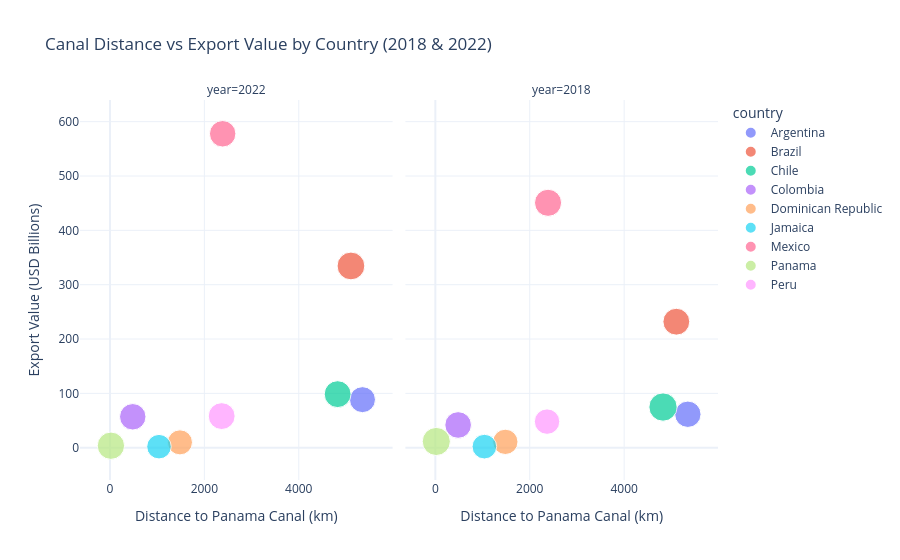

Write notebook code for a chart like this one.
### Code cell
# Convert export value to billions for readability
df_merged_clean['export_billions'] = df_merged_clean['export_value_usd'] / 1e9

# Create scatter plot
fig = px.scatter(
    df_merged_clean,
    x='distance_to_canal_km',
    y='export_billions',
    color='country',
    size='lpi_overall',
    hover_name='country',
    hover_data=['year', 'lpi_overall', 'customs', 'timeliness'],
    facet_col='year',
    title='Canal Distance vs Export Value by Country (2018 & 2022)',
    labels={
        'distance_to_canal_km': 'Distance to Panama Canal (km)',
        'export_billions': 'Export Value (USD Billions)',
        'lpi_overall': 'LPI Score'
    },
    template='plotly_white'
)

fig.write_html('/Users/ashantimiller/latam-export-analysis/visuals/scatter_distance_exports.html')
fig.show()

print("Chart saved!")

### Figure 1 — Plotly figure (JSON) as saved in the notebook; plotly's stock layout.template omitted (floating-point values rounded to 4 significant figures)
{"data": [{"customdata": [[2022.0, 2.8, 2.7, 3.1]], "hovertemplate": "<b>%{hovertext}</b><br><br>country=Argentina<br>year=%{customdata[0]}<br>Distance to Panama Canal (km)=%{x}<br>Export Value (USD Billions)=%{y}<br>LPI Score=%{customdata[1]}<br>customs=%{customdata[2]}<br>timeliness=%{customdata[3]}<extra></extra>", "hovertext": ["Argentina"], "legendgroup": "Argentina", "marker": {"color": "#636efa", "size": [2.8], "sizemode": "area", "sizeref": 0.0083, "symbol": "circle"}, "mode": "markers", "name": "Argentina", "orientation": "v", "showlegend": true, "type": "scatter", "x": [5350], "xaxis": "x", "y": [88.45], "yaxis": "y"}, {"customdata": [[2018.0, 2.89, 2.42, 3.37]], "hovertemplate": "<b>%{hovertext}</b><br><br>country=Argentina<br>year=%{customdata[0]}<br>Distance to Panama Canal (km)=%{x}<br>Export Value (USD Billions)=%{y}<br>LPI Score=%{customdata[1]}<br>customs=%{customdata[2]}<br>timeliness=%{customdata[3]}<extra></extra>", "hovertext": ["Argentina"], "legendgroup": "Argentina", "marker": {"color": "#636efa", "size": [2.89], "sizemode": "area", "sizeref": 0.0083, "symbol": "circle"}, "mode": "markers", "name": "Argentina", "orientation": "v", "showlegend": false, "type": "scatter", "x": [5350], "xaxis": "x2", "y": [61.56], "yaxis": "y2"}, {"customdata": [[2022.0, 3.2, 2.9, 3.5]], "hovertemplate": "<b>%{hovertext}</b><br><br>country=Brazil<br>year=%{customdata[0]}<br>Distance to Panama Canal (km)=%{x}<br>Export Value (USD Billions)=%{y}<br>LPI Score=%{customdata[1]}<br>customs=%{customdata[2]}<br>timeliness=%{customdata[3]}<extra></extra>", "hovertext": ["Brazil"], "legendgroup": "Brazil", "marker": {"color": "#EF553B", "size": [3.2], "sizemode": "area", "sizeref": 0.0083, "symbol": "circle"}, "mode": "markers", "name": "Brazil", "orientation": "v", "showlegend": true, "type": "scatter", "x": [5106], "xaxis": "x", "y": [334.5], "yaxis": "y"}, {"customdata": [[2018.0, 2.99, 2.41, 3.51]], "hovertemplate": "<b>%{hovertext}</b><br><br>country=Brazil<br>year=%{customdata[0]}<br>Distance to Panama Canal (km)=%{x}<br>Export Value (USD Billions)=%{y}<br>LPI Score=%{customdata[1]}<br>customs=%{customdata[2]}<br>timeliness=%{customdata[3]}<extra></extra>", "hovertext": ["Brazil"], "legendgroup": "Brazil", "marker": {"color": "#EF553B", "size": [2.99], "sizemode": "area", "sizeref": 0.0083, "symbol": "circle"}, "mode": "markers", "name": "Brazil", "orientation": "v", "showlegend": false, "type": "scatter", "x": [5106], "xaxis": "x2", "y": [231.9], "yaxis": "y2"}, {"customdata": [[2022.0, 3.0, 3.0, 3.2]], "hovertemplate": "<b>%{hovertext}</b><br><br>country=Chile<br>year=%{customdata[0]}<br>Distance to Panama Canal (km)=%{x}<br>Export Value (USD Billions)=%{y}<br>LPI Score=%{customdata[1]}<br>customs=%{customdata[2]}<br>timeliness=%{customdata[3]}<extra></extra>", "hovertext": ["Chile"], "legendgroup": "Chile", "marker": {"color": "#00cc96", "size": [3.0], "sizemode": "area", "sizeref": 0.0083, "symbol": "circle"}, "mode": "markers", "name": "Chile", "orientation": "v", "showlegend": true, "type": "scatter", "x": [4824], "xaxis": "x", "y": [98.56], "yaxis": "y"}, {"customdata": [[2018.0, 3.32, 3.27, 3.8]], "hovertemplate": "<b>%{hovertext}</b><br><br>country=Chile<br>year=%{customdata[0]}<br>Distance to Panama Canal (km)=%{x}<br>Export Value (USD Billions)=%{y}<br>LPI Score=%{customdata[1]}<br>customs=%{customdata[2]}<br>timeliness=%{customdata[3]}<extra></extra>", "hovertext": ["Chile"], "legendgroup": "Chile", "marker": {"color": "#00cc96", "size": [3.32], "sizemode": "area", "sizeref": 0.0083, "symbol": "circle"}, "mode": "markers", "name": "Chile", "orientation": "v", "showlegend": false, "type": "scatter", "x": [4824], "xaxis": "x2", "y": [74.84], "yaxis": "y2"}, {"customdata": [[2022.0, 2.9, 2.5, 3.2]], "hovertemplate": "<b>%{hovertext}</b><br><br>country=Colombia<br>year=%{customdata[0]}<br>Distance to Panama Canal (km)=%{x}<br>Export Value (USD Billions)=%{y}<br>LPI Score=%{customdata[1]}<br>customs=%{customdata[2]}<br>timeliness=%{customdata[3]}<extra></extra>", "hovertext": ["Colombia"], "legendgroup": "Colombia", "marker": {"color": "#ab63fa", "size": [2.9], "sizemode": "area", "sizeref": 0.0083, "symbol": "circle"}, "mode": "markers", "name": "Colombia", "orientation": "v", "showlegend": true, "type": "scatter", "x": [483], "xaxis": "x", "y": [56.91], "yaxis": "y"}, {"customdata": [[2018.0, 2.94, 2.61, 3.17]], "hovertemplate": "<b>%{hovertext}</b><br><br>country=Colombia<br>year=%{customdata[0]}<br>Distance to Panama Canal (km)=%{x}<br>Export Value (USD Billions)=%{y}<br>LPI Score=%{customdata[1]}<br>customs=%{customdata[2]}<br>timeliness=%{customdata[3]}<extra></extra>", "hovertext": ["Colombia"], "legendgroup": "Colombia", "marker": {"color": "#ab63fa", "size": [2.94], "sizemode": "area", "sizeref": 0.0083, "symbol": "circle"}, "mode": "markers", "name": "Colombia", "orientation": "v", "showlegend": false, "type": "scatter", "x": [483], "xaxis": "x2", "y": [41.83], "yaxis": "y2"}, {"customdata": [[2022.0, 2.6, 2.6, 3.1]], "hovertemplate": "<b>%{hovertext}</b><br><br>country=Dominican Republic<br>year=%{customdata[0]}<br>Distance to Panama Canal (km)=%{x}<br>Export Value (USD Billions)=%{y}<br>LPI Score=%{customdata[1]}<br>customs=%{customdata[2]}<br>timeliness=%{customdata[3]}<extra></extra>", "hovertext": ["Dominican Republic"], "legendgroup": "Dominican Republic", "marker": {"color": "#FFA15A", "size": [2.6], "sizemode": "area", "sizeref": 0.0083, "symbol": "circle"}, "mode": "markers", "name": "Dominican Republic", "orientation": "v", "showlegend": true, "type": "scatter", "x": [1483], "xaxis": "x", "y": [9.836], "yaxis": "y"}, {"customdata": [[2018.0, 2.66, 2.41, 2.98]], "hovertemplate": "<b>%{hovertext}</b><br><br>country=Dominican Republic<br>year=%{customdata[0]}<br>Distance to Panama Canal (km)=%{x}<br>Export Value (USD Billions)=%{y}<br>LPI Score=%{customdata[1]}<br>customs=%{customdata[2]}<br>timeliness=%{customdata[3]}<extra></extra>", "hovertext": ["Dominican Republic"], "legendgroup": "Dominican Republic", "marker": {"color": "#FFA15A", "size": [2.66], "sizemode": "area", "sizeref": 0.0083, "symbol": "circle"}, "mode": "markers", "name": "Dominican Republic", "orientation": "v", "showlegend": false, "type": "scatter", "x": [1483], "xaxis": "x2", "y": [10.76], "yaxis": "y2"}, {"customdata": [[2022.0, 2.5, 2.2, 2.9]], "hovertemplate": "<b>%{hovertext}</b><br><br>country=Jamaica<br>year=%{customdata[0]}<br>Distance to Panama Canal (km)=%{x}<br>Export Value (USD Billions)=%{y}<br>LPI Score=%{customdata[1]}<br>customs=%{customdata[2]}<br>timeliness=%{customdata[3]}<extra></extra>", "hovertext": ["Jamaica"], "legendgroup": "Jamaica", "marker": {"color": "#19d3f3", "size": [2.5], "sizemode": "area", "sizeref": 0.0083, "symbol": "circle"}, "mode": "markers", "name": "Jamaica", "orientation": "v", "showlegend": true, "type": "scatter", "x": [1039], "xaxis": "x", "y": [1.901], "yaxis": "y"}, {"customdata": [[2018.0, 2.52, 2.42, 2.79]], "hovertemplate": "<b>%{hovertext}</b><br><br>country=Jamaica<br>year=%{customdata[0]}<br>Distance to Panama Canal (km)=%{x}<br>Export Value (USD Billions)=%{y}<br>LPI Score=%{customdata[1]}<br>customs=%{customdata[2]}<br>timeliness=%{customdata[3]}<extra></extra>", "hovertext": ["Jamaica"], "legendgroup": "Jamaica", "marker": {"color": "#19d3f3", "size": [2.52], "sizemode": "area", "sizeref": 0.0083, "symbol": "circle"}, "mode": "markers", "name": "Jamaica", "orientation": "v", "showlegend": false, "type": "scatter", "x": [1039], "xaxis": "x2", "y": [1.961], "yaxis": "y2"}, {"customdata": [[2022.0, 2.9, 2.5, 3.5]], "hovertemplate": "<b>%{hovertext}</b><br><br>country=Mexico<br>year=%{customdata[0]}<br>Distance to Panama Canal (km)=%{x}<br>Export Value (USD Billions)=%{y}<br>LPI Score=%{customdata[1]}<br>customs=%{customdata[2]}<br>timeliness=%{customdata[3]}<extra></extra>", "hovertext": ["Mexico"], "legendgroup": "Mexico", "marker": {"color": "#FF6692", "size": [2.9], "sizemode": "area", "sizeref": 0.0083, "symbol": "circle"}, "mode": "markers", "name": "Mexico", "orientation": "v", "showlegend": true, "type": "scatter", "x": [2388], "xaxis": "x", "y": [577.7], "yaxis": "y"}, {"customdata": [[2018.0, 3.05, 2.77, 3.53]], "hovertemplate": "<b>%{hovertext}</b><br><br>country=Mexico<br>year=%{customdata[0]}<br>Distance to Panama Canal (km)=%{x}<br>Export Value (USD Billions)=%{y}<br>LPI Score=%{customdata[1]}<br>customs=%{customdata[2]}<br>timeliness=%{customdata[3]}<extra></extra>", "hovertext": ["Mexico"], "legendgroup": "Mexico", "marker": {"color": "#FF6692", "size": [3.05], "sizemode": "area", "sizeref": 0.0083, "symbol": "circle"}, "mode": "markers", "name": "Mexico", "orientation": "v", "showlegend": false, "type": "scatter", "x": [2388], "xaxis": "x2", "y": [450.7], "yaxis": "y2"}, {"customdata": [[2022.0, 3.1, 3.0, 3.4]], "hovertemplate": "<b>%{hovertext}</b><br><br>country=Panama<br>year=%{customdata[0]}<br>Distance to Panama Canal (km)=%{x}<br>Export Value (USD Billions)=%{y}<br>LPI Score=%{customdata[1]}<br>customs=%{customdata[2]}<br>timeliness=%{customdata[3]}<extra></extra>", "hovertext": ["Panama"], "legendgroup": "Panama", "marker": {"color": "#B6E880", "size": [3.1], "sizemode": "area", "sizeref": 0.0083, "symbol": "circle"}, "mode": "markers", "name": "Panama", "orientation": "v", "showlegend": true, "type": "scatter", "x": [20], "xaxis": "x", "y": [3.652], "yaxis": "y"}, {"customdata": [[2018.0, 3.28, 2.87, 3.6]], "hovertemplate": "<b>%{hovertext}</b><br><br>country=Panama<br>year=%{customdata[0]}<br>Distance to Panama Canal (km)=%{x}<br>Export Value (USD Billions)=%{y}<br>LPI Score=%{customdata[1]}<br>customs=%{customdata[2]}<br>timeliness=%{customdata[3]}<extra></extra>", "hovertext": ["Panama"], "legendgroup": "Panama", "marker": {"color": "#B6E880", "size": [3.28], "sizemode": "area", "sizeref": 0.0083, "symbol": "circle"}, "mode": "markers", "name": "Panama", "orientation": "v", "showlegend": false, "type": "scatter", "x": [20], "xaxis": "x2", "y": [11.48], "yaxis": "y2"}, {"customdata": [[2022.0, 3.0, 2.6, 3.4]], "hovertemplate": "<b>%{hovertext}</b><br><br>country=Peru<br>year=%{customdata[0]}<br>Distance to Panama Canal (km)=%{x}<br>Export Value (USD Billions)=%{y}<br>LPI Score=%{customdata[1]}<br>customs=%{customdata[2]}<br>timeliness=%{customdata[3]}<extra></extra>", "hovertext": ["Peru"], "legendgroup": "Peru", "marker": {"color": "#FF97FF", "size": [3.0], "sizemode": "area", "sizeref": 0.0083, "symbol": "circle"}, "mode": "markers", "name": "Peru", "orientation": "v", "showlegend": true, "type": "scatter", "x": [2367], "xaxis": "x", "y": [58.17], "yaxis": "y"}, {"customdata": [[2018.0, 2.69, 2.53, 3.45]], "hovertemplate": "<b>%{hovertext}</b><br><br>country=Peru<br>year=%{customdata[0]}<br>Distance to Panama Canal (km)=%{x}<br>Export Value (USD Billions)=%{y}<br>LPI Score=%{customdata[1]}<br>customs=%{customdata[2]}<br>timeliness=%{customdata[3]}<extra></extra>", "hovertext": ["Peru"], "legendgroup": "Peru", "marker": {"color": "#FF97FF", "size": [2.69], "sizemode": "area", "sizeref": 0.0083, "symbol": "circle"}, "mode": "markers", "name": "Peru", "orientation": "v", "showlegend": false, "type": "scatter", "x": [2367], "xaxis": "x2", "y": [48.02], "yaxis": "y2"}], "layout": {"annotations": [{"font": {}, "showarrow": false, "text": "year=2022", "x": 0.245, "xanchor": "center", "xref": "paper", "y": 1, "yanchor": "bottom", "yref": "paper"}, {"font": {}, "showarrow": false, "text": "year=2018", "x": 0.755, "xanchor": "center", "xref": "paper", "y": 1, "yanchor": "bottom", "yref": "paper"}], "legend": {"itemsizing": "constant", "title": {"text": "country"}, "tracegroupgap": 0}, "title": {"text": "Canal Distance vs Export Value by Country (2018 & 2022)"}, "xaxis": {"anchor": "y", "domain": [0, 0.49], "title": {"text": "Distance to Panama Canal (km)"}}, "xaxis2": {"anchor": "y2", "domain": [0.51, 1], "matches": "x", "title": {"text": "Distance to Panama Canal (km)"}}, "yaxis": {"anchor": "x", "domain": [0, 1], "title": {"text": "Export Value (USD Billions)"}}, "yaxis2": {"anchor": "x2", "domain": [0, 1], "matches": "y", "showticklabels": false}}}
